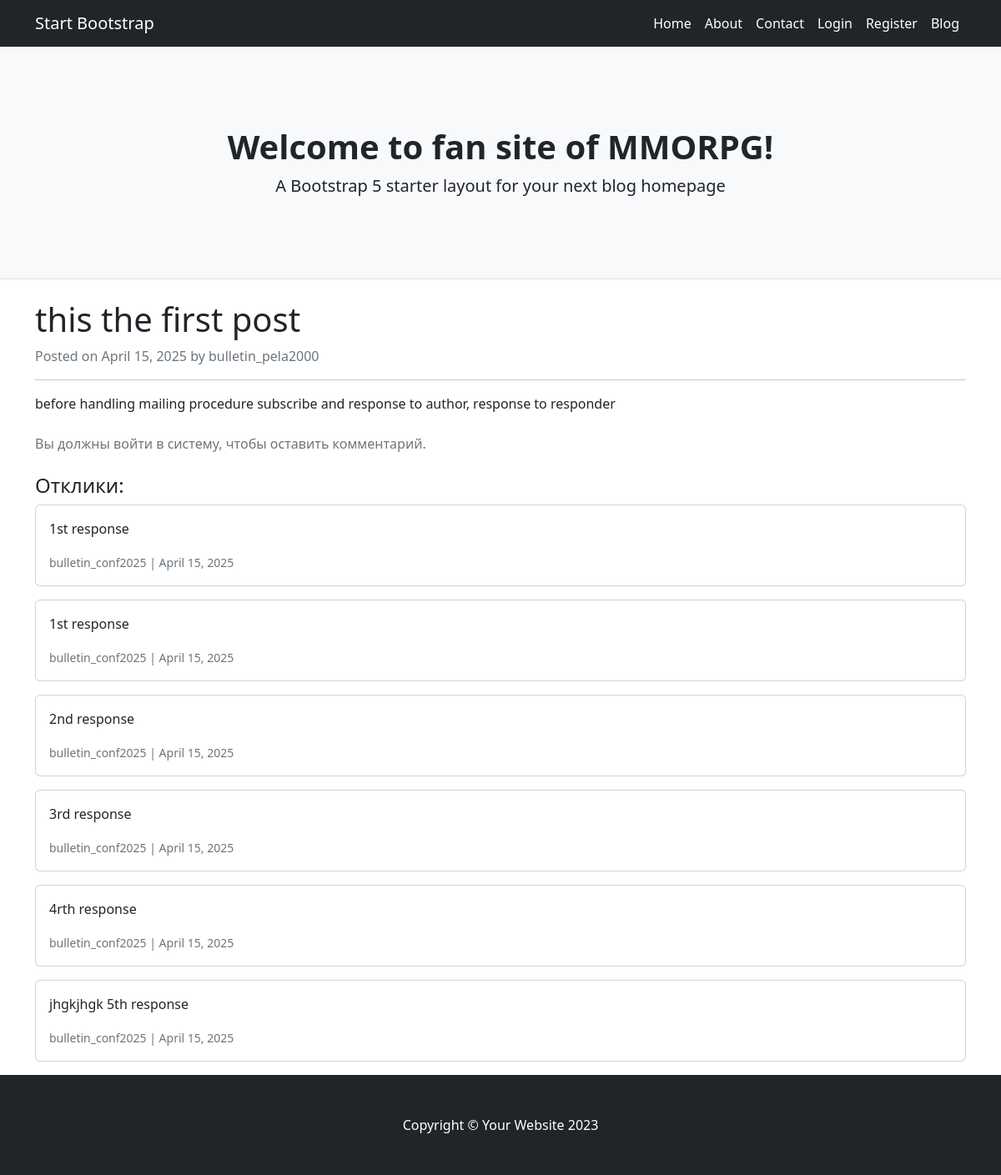
Page /2/ on the committed database.
### post/models.py (models this page shows, shortened)
class Post(models.Model):
    title = models.CharField(max_length=200)  # Название
    category = models.ForeignKey(Category, on_delete=models.CASCADE)  # Категория
    author = models.ForeignKey(Author, on_delete=models.CASCADE)
    content = CKEditor5Field(verbose_name="Содержание", config_name='extends')
    thumbnail = models.ImageField(upload_to='thumbnails/', blank=True, null=True)
    is_active = models.BooleanField(default=True)  # Активен ли пост
    created_at = models.DateTimeField(auto_now_add=True)  # Дата создания
    updated_at = models.DateTimeField(auto_now=True)  # Дата последнего обновления
    class Meta:
        verbose_name = "Объявление"
        verbose_name_plural = "Объявления"
        ordering = ['-created_at']

### author/models.py (models this page shows, shortened)
class Author(models.Model):
    author_name = models.OneToOneField(User, on_delete=models.CASCADE)
    subscriber = models.BooleanField(default=True)
    verification_code = models.CharField(max_length=5, blank=True, null=True, unique=True)
    code_expires_at = models.DateTimeField(blank=True, null=True)
    class Meta:
        indexes = [
            models.Index(fields=['code_expires_at']),
        ]
    def __str__(self):
        return self.author_name.username

### response/models.py (models this page shows, shortened)
class Response(models.Model):
    post = models.ForeignKey(Post, on_delete=models.CASCADE, related_name='responses')  # Пост, к которому относится отклик
    author = models.ForeignKey(Author, on_delete=models.CASCADE)  # Автор отклика
    response_text = models.TextField()  # Текст отклика
    is_accepted = models.BooleanField(default=False)  # Принят ли отклик
    created_at = models.DateTimeField(auto_now_add=True)  # Дата создания

### post/views.py (the view)
# urls.py: path('<int:pk>/', PostDetailView.as_view(), name='post_detail'),
class PostDetailView(DetailView):
    model = Post
    template_name = 'post_detail.html'
    context_object_name = 'post'
    def get_context_data(self, **kwargs):
        context = super().get_context_data(**kwargs)
        context['form'] = ResponseForm()
        return context
    def post(self, request, *args, **kwargs):
        self.object = self.get_object()
        if request.user.author == self.object.author:
            messages.warning(request, "Вы не можете комментировать свой собственный пост.")
            return redirect('post_detail', pk=self.object.pk)
        form = ResponseForm(request.POST)
        if form.is_valid():
            response = form.save(commit=False)
            response.author = request.user.author
            response.post = self.object
            response.save()
            messages.success(request, "Ваш комментарий успешно добавлен.")
        else:
            messages.error(request, "Произошла ошибка при добавлении комментария.")
        return redirect('post_detail', pk=self.object.pk)

### templates/post_detail.html (shortened to what this page needs)
{% extends 'flatpages/default.html' %}
{% block content %}
<article>
    <header>
        <h1 class="mt-4">{{ post.title }}</h1>
        <div class="text-muted">
            Posted on {{ post.created_at|date:"F j, Y" }} by {{ post.author }}
        </div>
    </header>
    <hr />
    <section>
        <div>{{ post.content|safe }}</div>
    </section>
</article>
{% if user.is_authenticated %}
    {% if user.author == post.author %}
        <div class="alert alert-warning mt-4">
            <p>Вы не можете оставить отклик на свой собственный пост.</p>
        </div>
    {% else %}
        <div class="mt-4">
            <h5>Оставить отклик:</h5>
            <form method="post" action="{% url 'submit_response' post.pk %}">
                {% csrf_token %}
                <textarea name="response_text" class="form-control mb-3" rows="5" placeholder="Напишите свой комментарий..."></textarea>
                <button type="submit" class="btn btn-primary">Отправить</button>
            </form>
        </div>
    {% endif %}
{% else %}
    <p class="text-muted mt-4">Вы должны войти в систему, чтобы оставить комментарий.</p>
{% endif %}
<div class="mt-4">
    <h4>Отклики:</h4>
    {% for response in post.responses.all %}
        <div class="card mb-3">
            <div class="card-body">
                <p>{{ response.response_text }}</p>
                <small class="text-muted">{{ response.author }} | {{ response.created_at|date:"F j, Y" }}</small>
            </div>
        </div>
    {% empty %}
        <p>Нет откликов к этому посту.</p>
    {% endfor %}
</div>
{% endblock %}

### templates/flatpages/default.html (shortened to what this page needs)
{% load static %}
<!DOCTYPE html>
<html lang="en">
    <head>
        <link href="{% static 'css/styles.css' %}" rel="stylesheet" />
    </head>
    <body>
        <nav class="navbar navbar-expand-lg navbar-dark bg-dark">
            <div class="container">
                <a class="navbar-brand" href="{% url 'post_list' %}">Start Bootstrap</a>
                <div class="collapse navbar-collapse" id="navbarSupportedContent">
                    <ul class="navbar-nav ms-auto mb-2 mb-lg-0">
                        <li class="nav-item"><a class="nav-link active" href="{% url 'post_list' %}">Home</a></li>
                        <li class="nav-item"><a class="nav-link active" href="/about/">About</a></li>
                        <li class="nav-item"><a class="nav-link active" href="/contacts/">Contact</a></li>
                        {% if user.is_authenticated %}
                            <li class="nav-item"><a class="nav-link active" href="{% url 'profile' %}">{{ user.username }}</a></li>
                            <li class="nav-item"><a class="nav-link active" href="{% url 'logout' %}">Logout</a></li>
                            <li class="nav-item"><a class="nav-link active" href="{% url 'post_create' %}">Create a Post</a></li>
                        {% else %}
                            <li class="nav-item"><a class="nav-link active" href="{% url 'login' %}">Login</a></li>
                            <li class="nav-item"><a class="nav-link active" href="{% url 'register' %}">Register</a></li>
                        {% endif %}
                        <li class="nav-item"><a class="nav-link active" aria-current="page" href="{% url 'post_list' %}">Blog</a></li>
                    </ul>
                </div>
            </div>
        </nav>
        <header class="py-5 bg-light border-bottom mb-4">
            <div class="container">
                <div class="text-center my-5">
                    <h1 class="fw-bolder">Welcome to fan site of MMORPG!</h1>
                    <p class="lead mb-0">A Bootstrap 5 starter layout for your next blog homepage</p>
                </div>
            </div>
        </header>
        <div class="container">
            {% block content %}
            {% endblock %}
        </div>
        <footer class="py-5 bg-dark">
            <div class="container"><p class="m-0 text-center text-white">Copyright &copy; Your Website 2023</p></div>
        </footer>
    </body>
</html>

### rows in the picture
Post: title "this the first post", created_at "April 15, 2025", author "bulletin_pela2000", content "before handling mailing procedure subscribe and response to author, response to responder"
Response: response_text "1st response", author "bulletin_conf2025", created_at "April 15, 2025"
Response: response_text "1st response", author "bulletin_conf2025", created_at "April 15, 2025"
Response: response_text "2nd response", author "bulletin_conf2025", created_at "April 15, 2025"
Response: response_text "3rd response", author "bulletin_conf2025", created_at "April 15, 2025"
Response: response_text "4rth response", author "bulletin_conf2025", created_at "April 15, 2025"
Response: response_text "jhgkjhgk 5th response", author "bulletin_conf2025", created_at "April 15, 2025"
